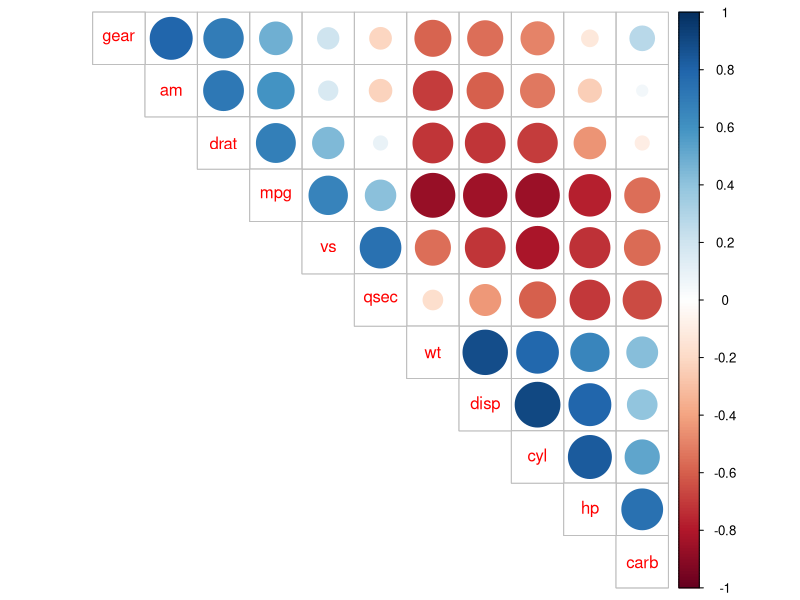
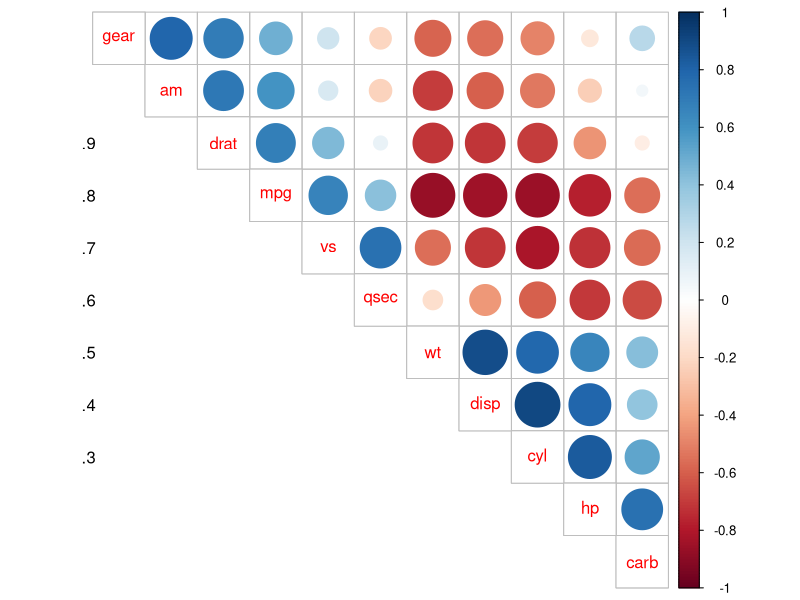
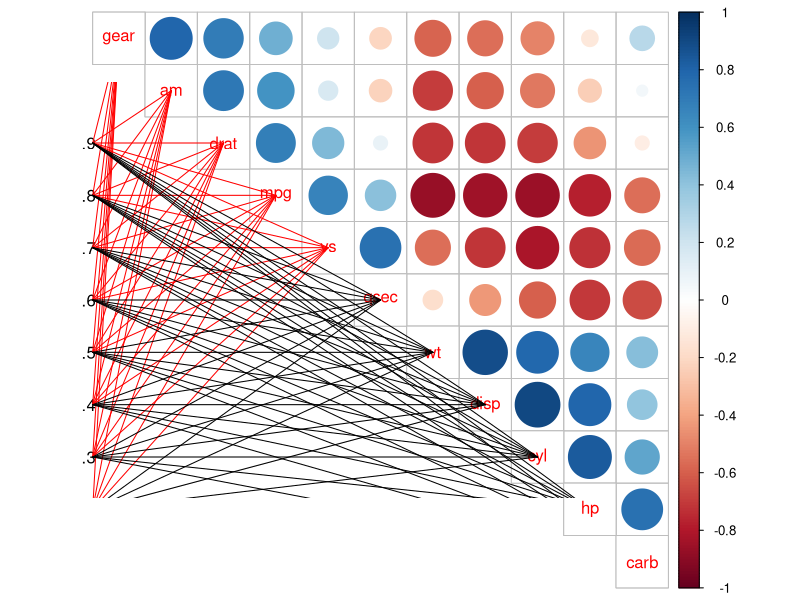

Recreate these plots in R, in order.
## ---- chunk 1
knitr::opts_chunk$set(echo = TRUE)
## ---- chunk 2
library(tidyverse)
library(corrplot)
## ---- chunk 3
data(mtcars)
M <- cor(mtcars)
set.seed(0)

## ---- chunk 4
corrplot(M, order = "AOE", type = "upper", tl.pos = "d")
## ---- chunk 5
corrplot(M, order = "AOE", type = "upper", tl.pos = "d")
text(rep(0, 9), c(1:9), labels = paste("Model", c(1:9), sep = "."))
## ---- chunk 6

corrplot(M, order = "AOE", type = "upper", tl.pos = "d")
text(rep(0, 9), c(1:9), labels = paste("Model", c(1:9), sep = "."))
# model 2
segments(x0 = rep(0.5,11), y0 = rep(2, 11),
         x1 = c(1:11), y1 = c(11:1), col = c(rep("red", 5), rep("black", 6)))
# model 3
segments(x0 = rep(0.5,11), y0 = rep(3, 11),
         x1 = c(1:11), y1 = c(11:1), col = c(rep("red", 5), rep("black", 6)))
# model 4
segments(x0 = rep(0.5,11), y0 = rep(4, 11),
         x1 = c(1:11), y1 = c(11:1), col = c(rep("red", 5), rep("black", 6)))
# model 5
segments(x0 = rep(0.5,11), y0 = rep(5, 11),
         x1 = c(1:11), y1 = c(11:1), col = c(rep("red", 5), rep("black", 6)))
# model 6
segments(x0 = rep(0.5,11), y0 = rep(6, 11),
         x1 = c(1:11), y1 = c(11:1), col = c(rep("red", 5), rep("black", 6)))
# model 7
segments(x0 = rep(0.5,11), y0 = rep(7, 11),
         x1 = c(1:11), y1 = c(11:1), col = c(rep("red", 5), rep("black", 6)))
# model 8
segments(x0 = rep(0.5,11), y0 = rep(8, 11),
         x1 = c(1:11), y1 = c(11:1), col = c(rep("red", 5), rep("black", 6)))
# model 9
segments(x0 = rep(0.5,11), y0 = rep(9, 11),
         x1 = c(1:11), y1 = c(11:1), col = c(rep("red", 5), rep("black", 6)))
